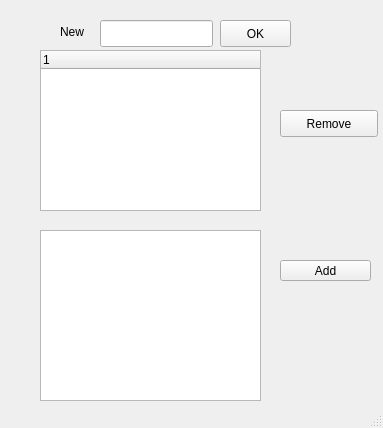
<?xml version="1.0" encoding="UTF-8"?>
<ui version="4.0">
 <class>SyncGroupWindow</class>
 <widget class="QMainWindow" name="SyncGroupWindow">
  <property name="geometry">
   <rect>
    <x>0</x>
    <y>0</y>
    <width>383</width>
    <height>428</height>
   </rect>
  </property>
  <property name="windowTitle">
   <string>MainWindow</string>
  </property>
  <widget class="QWidget" name="centralwidget">
   <widget class="QTreeWidget" name="treeWidget">
    <property name="geometry">
     <rect>
      <x>40</x>
      <y>50</y>
      <width>221</width>
      <height>161</height>
     </rect>
    </property>
    <column>
     <property name="text">
      <string notr="true">1</string>
     </property>
    </column>
   </widget>
   <widget class="QListWidget" name="listWidget">
    <property name="geometry">
     <rect>
      <x>40</x>
      <y>230</y>
      <width>221</width>
      <height>171</height>
     </rect>
    </property>
   </widget>
   <widget class="QLineEdit" name="textField">
    <property name="geometry">
     <rect>
      <x>100</x>
      <y>20</y>
      <width>113</width>
      <height>27</height>
     </rect>
    </property>
   </widget>
   <widget class="QPushButton" name="okButton">
    <property name="geometry">
     <rect>
      <x>220</x>
      <y>20</y>
      <width>71</width>
      <height>27</height>
     </rect>
    </property>
    <property name="text">
     <string>OK</string>
    </property>
   </widget>
   <widget class="QLabel" name="label">
    <property name="geometry">
     <rect>
      <x>60</x>
      <y>16</y>
      <width>51</width>
      <height>31</height>
     </rect>
    </property>
    <property name="text">
     <string>New</string>
    </property>
   </widget>
   <widget class="QPushButton" name="addButton">
    <property name="geometry">
     <rect>
      <x>280</x>
      <y>260</y>
      <width>91</width>
      <height>21</height>
     </rect>
    </property>
    <property name="text">
     <string>Add</string>
    </property>
   </widget>
   <widget class="QPushButton" name="removeButton">
    <property name="geometry">
     <rect>
      <x>280</x>
      <y>110</y>
      <width>98</width>
      <height>27</height>
     </rect>
    </property>
    <property name="text">
     <string>Remove</string>
    </property>
   </widget>
  </widget>
  <widget class="QStatusBar" name="statusbar"/>
 </widget>
 <resources/>
 <connections/>
</ui>
